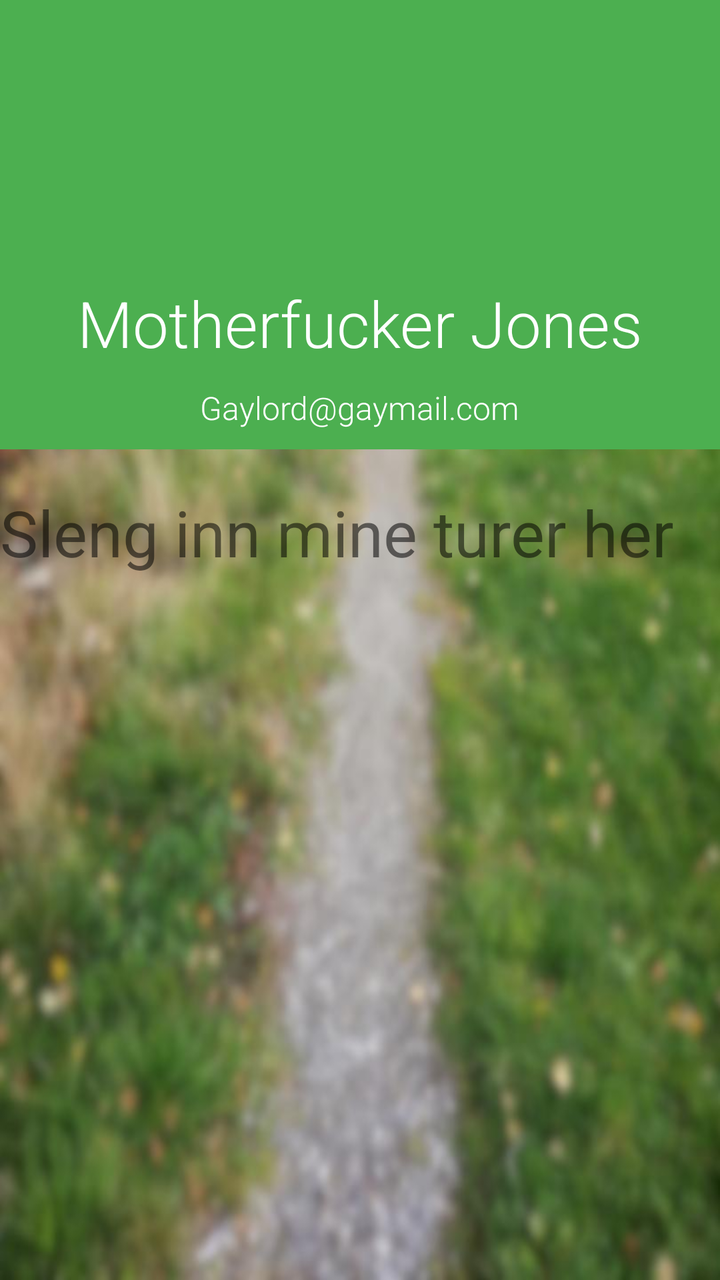
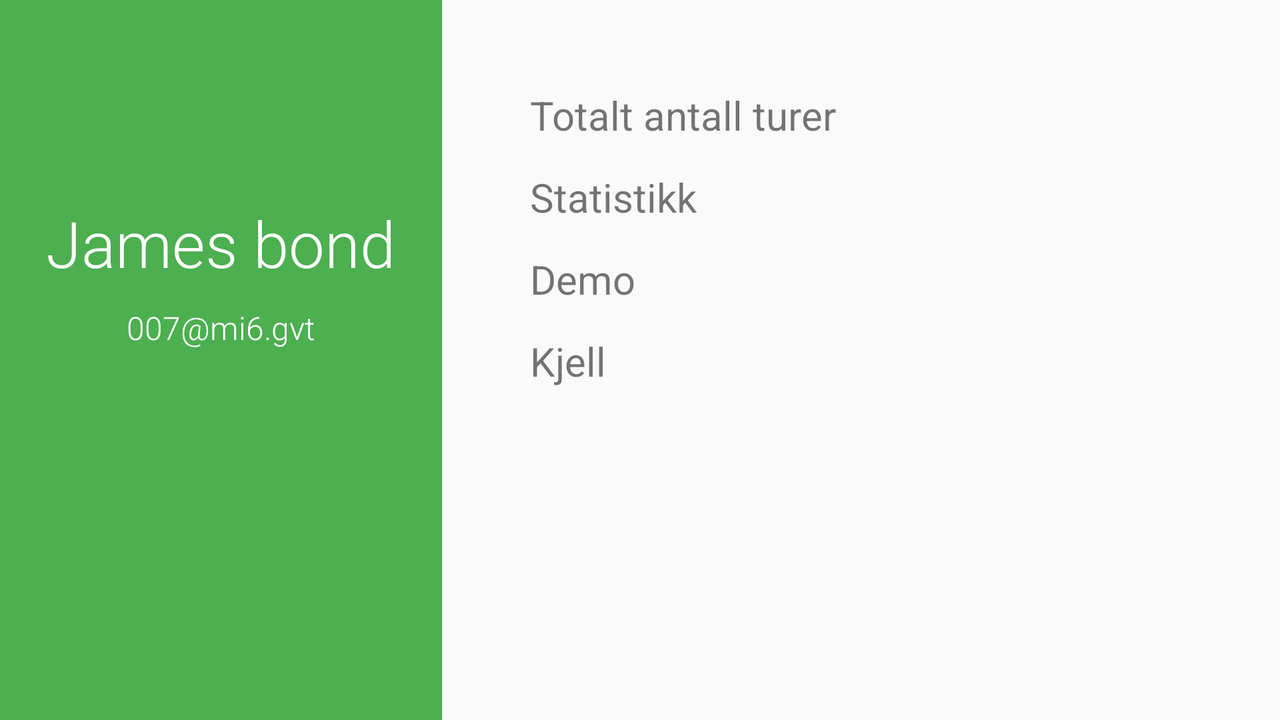

One screen, two layout resources from the same app: the default and the repository's alternative for another configuration. Each is rendered where Android would select it; the XML of both is given below.
<!-- AndroidManifest.xml: application theme AppTheme -->
<!-- res/layout/fragment_profilescreen.xml -->
<?xml version="1.0" encoding="utf-8"?>
<RelativeLayout
    xmlns:android="http://schemas.android.com/apk/res/android"
    xmlns:tools="http://schemas.android.com/tools"
    android:layout_width="match_parent"
    android:background="@drawable/loginscreen_background"
    android:layout_height="match_parent">
    
    <RelativeLayout
        android:id="@+id/fragment_profile_header"
        android:layout_width="match_parent"
        android:layout_height="wrap_content"
        android:background="@color/colorPrimary">

        <RelativeLayout
                android:layout_width="wrap_content"
                android:id="@+id/fragment_profile_userImage"
                android:layout_height="wrap_content"
                android:layout_centerHorizontal="true">
                <ImageView
                    android:layout_width="120dp"
                    android:layout_height="120dp"
                    android:layout_margin="5dp"
                    android:src="@drawable/ic_dummyprofilepic"
                    android:adjustViewBounds="true"
                    />

            </RelativeLayout>
        
        <TextView
            android:layout_width="wrap_content"
            android:layout_height="wrap_content"
            android:layout_below="@+id/fragment_profile_userImage"
            android:id="@+id/fragment_profile_username"
            android:layout_centerHorizontal="true"
            android:fontFamily="sans-serif-light"
            android:text="Motherfucker Jones"
            android:layout_marginTop="10dp"
            android:textColor="@color/white"
            android:textSize="32dp"
            />
        <TextView
            android:layout_width="wrap_content"
            android:layout_height="wrap_content"
            android:layout_centerHorizontal="true"
            android:layout_below="@+id/fragment_profile_username"
            android:fontFamily="sans-serif-light"
            android:text="Gaylord@gaymail.com"
            android:layout_marginTop="10dp"
            android:textColor="@color/white"
            android:paddingBottom="10dp"
            android:textSize="16dp"
            />


    </RelativeLayout>
    
    <RelativeLayout
        android:layout_below="@+id/fragment_profile_header"
        android:layout_width="match_parent"
        android:layout_height="match_parent">

        <LinearLayout
            android:layout_width="match_parent"
            android:layout_height="wrap_content">
            
            <TextView
                android:layout_width="wrap_content"
                android:layout_height="wrap_content"
                android:textSize="32dp"
                android:text="Sleng inn mine turer her"
                android:paddingTop="20dp"


                />

        </LinearLayout>

        

    </RelativeLayout>


</RelativeLayout>
<!-- resources referenced by this layout -->
<resources>
  <color name="colorPrimary">#4caf50</color>
  <!-- drawable loginscreen_background: jpg bitmap (drawable-hdpi, 32427 bytes) -->
  <style name="AppTheme" parent="Theme.AppCompat.Light.NoActionBar">
          
          <item name="colorPrimary">@color/colorPrimary</item>
          <item name="colorPrimaryDark">@color/colorPrimaryDark</item>
          <item name="colorAccent">@color/colorAccent</item>
  
          <item name="colorControlHighlight">@color/colorAccent</item>
          <item name="colorControlActivated">@color/colorAccent</item>
  
          <item name="android:textColorHint">#fff</item>
          <item name="android:statusBarColor">@android:color/transparent</item>
      </style>
  <color name="colorPrimaryDark">#087f23</color>
  <color name="colorAccent">#448aff</color>
</resources>
<!-- res/layout-land/fragment_profilescreen.xml (the repository's variant of the layout above) -->
<!-- drawn on the phone turned sideways -->
<?xml version="1.0" encoding="utf-8"?>
<RelativeLayout
    xmlns:android="http://schemas.android.com/apk/res/android"
    xmlns:tools="http://schemas.android.com/tools"
    android:layout_width="match_parent"
    android:layout_height="match_parent">

    <RelativeLayout
        android:id="@+id/fragment_profile_header"
        android:layout_width="221dp"
        android:layout_height="match_parent"
        android:layout_alignParentStart="true"
        android:layout_alignParentTop="true"
        android:layout_marginStart="0dp"
        android:layout_marginTop="0dp"
        android:background="@color/colorPrimary">

        <RelativeLayout
            android:id="@+id/fragment_profile_userImage"
            android:layout_width="wrap_content"
            android:layout_height="wrap_content"
            android:layout_centerHorizontal="true">

            <ImageView
                android:layout_width="120dp"
                android:layout_height="80dp"
                android:layout_margin="5dp"
                android:adjustViewBounds="true"
                android:src="@drawable/ic_dummyprofilepic" />

        </RelativeLayout>

        <TextView
            android:id="@+id/fragment_profile_username"
            android:layout_width="wrap_content"
            android:layout_height="wrap_content"
            android:layout_below="@+id/fragment_profile_userImage"
            android:layout_centerHorizontal="true"
            android:layout_marginTop="10dp"
            android:fontFamily="sans-serif-light"
            android:text="James bond"
            android:textColor="#fff"
            android:textSize="32dp" />

        <TextView
            android:id="@+id/fragment_profile_usermail"
            android:layout_width="wrap_content"
            android:layout_height="wrap_content"
            android:layout_below="@+id/fragment_profile_username"
            android:layout_centerHorizontal="true"
            android:layout_marginTop="10dp"
            android:fontFamily="sans-serif-light"
            android:paddingBottom="10dp"
            android:text="007@mi6.gvt"
            android:textColor="#fff"
            android:textSize="16dp" />


    </RelativeLayout>

    <ScrollView
        android:layout_width="315dp"
        android:layout_height="302dp"
        android:layout_alignParentTop="true"
        android:layout_alignParentEnd="true"
        android:layout_alignParentBottom="true"
        android:layout_marginStart="44dp"
        android:layout_marginTop="30dp"
        android:layout_marginEnd="12dp"
        android:layout_marginBottom="27dp"
        android:layout_toEndOf="@+id/fragment_profile_header">

        <LinearLayout
            android:layout_width="match_parent"
            android:layout_height="wrap_content"
            android:orientation="vertical">

            <LinearLayout
                android:layout_width="wrap_content"
                android:layout_height="wrap_content"
                android:orientation="vertical">

                <TextView
                    android:layout_width="wrap_content"
                    android:layout_height="wrap_content"
                    android:paddingTop="14dp"
                    android:text="Totalt antall turer"
                    android:textSize="20dp" />


            </LinearLayout>

            <LinearLayout
                android:layout_width="wrap_content"
                android:layout_height="wrap_content"
                android:orientation="vertical">

                <TextView
                    android:id="@+id/fragment_profile_numberOfTrips"
                    android:layout_width="wrap_content"
                    android:layout_height="wrap_content"
                    android:paddingTop="14dp"
                    android:text="Statistikk"
                    android:textSize="20dp" />


            </LinearLayout>

            <LinearLayout
                android:layout_width="wrap_content"
                android:layout_height="wrap_content"
                android:orientation="vertical">

                <TextView
                    android:layout_width="wrap_content"
                    android:layout_height="wrap_content"
                    android:paddingTop="14dp"
                    android:text="Demo"
                    android:textSize="20dp" />


            </LinearLayout>

            <LinearLayout
                android:layout_width="wrap_content"
                android:layout_height="wrap_content"
                android:orientation="vertical">

                <TextView
                    android:id="@+id/fragment_profile_firstandlastname"
                    android:layout_width="wrap_content"
                    android:layout_height="wrap_content"
                    android:paddingTop="14dp"
                    android:text="Kjell"
                    android:textSize="20dp" />


            </LinearLayout>

        </LinearLayout>
    </ScrollView>


</RelativeLayout>
<!-- resources referenced by the variant -->
<!-- as the phone turned sideways resolves them -->
<resources>
  <color name="colorPrimary">#4caf50</color>
  <style name="AppTheme" parent="Theme.AppCompat.Light.NoActionBar">
          
          <item name="colorPrimary">@color/colorPrimary</item>
          <item name="colorPrimaryDark">@color/colorPrimaryDark</item>
          <item name="colorAccent">@color/colorAccent</item>
  
          <item name="colorControlHighlight">@color/colorAccent</item>
          <item name="colorControlActivated">@color/colorAccent</item>
  
          <item name="android:textColorHint">#fff</item>
          <item name="android:statusBarColor">@android:color/transparent</item>
      </style>
  <color name="colorPrimaryDark">#087f23</color>
  <color name="colorAccent">#448aff</color>
</resources>
